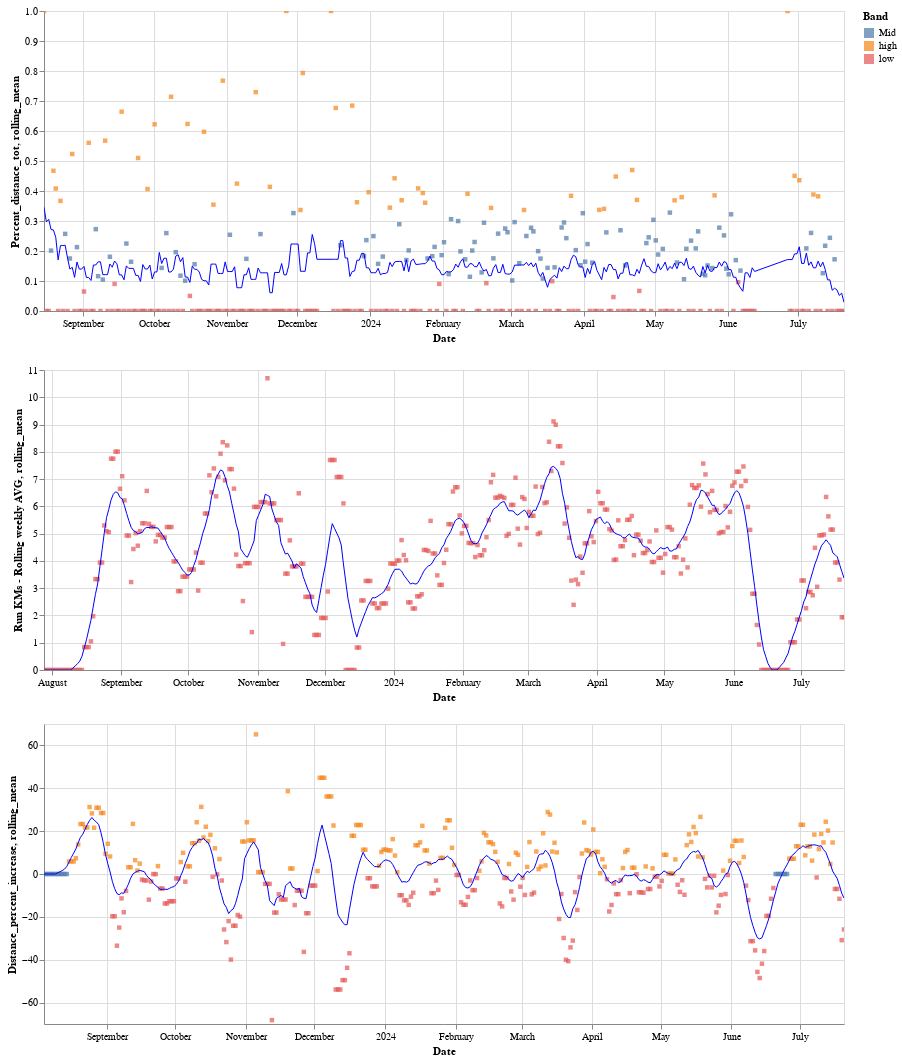

The notebook cell saved with this chart:
### Code cell
(date_percent_dist) & (date_rolling_dist) & (date_dist_incre)

### Figure 1 — Vega-Lite specification as saved in the notebook (floating-point values rounded to 4 significant figures; data arrays with more than 128 entries replaced by an {"elided": "..."} marker saying what was removed)
{"config": {"view": {"continuousWidth": 300, "continuousHeight": 300}}, "vconcat": [{"layer": [{"mark": {"type": "square", "size": 20}, "encoding": {"color": {"field": "Band", "type": "nominal"}, "tooltip": [{"field": "Date", "type": "temporal"}, {"field": "Percent_distance_tot", "type": "quantitative"}], "x": {"field": "Date", "type": "temporal"}, "y": {"field": "Percent_distance_tot", "scale": {"zero": false}, "type": "quantitative"}}, "name": "view_71"}, {"mark": {"type": "line", "color": "blue", "size": 1}, "encoding": {"x": {"field": "Date", "type": "temporal"}, "y": {"field": "rolling_mean", "scale": {"zero": false}, "type": "quantitative"}}, "transform": [{"window": [{"op": "mean", "field": "Percent_distance_tot", "as": "rolling_mean"}], "frame": [-5, 5]}]}], "data": {"name": "data-67c501465306747f4593120b57796b3d"}, "height": 300, "width": 800}, {"layer": [{"mark": {"type": "square", "size": 20}, "encoding": {"color": {"field": "Band", "type": "nominal"}, "tooltip": [{"field": "Date", "type": "temporal"}, {"field": "Run KMs - Rolling weekly AVG", "type": "quantitative"}], "x": {"field": "Date", "type": "temporal"}, "y": {"field": "Run KMs - Rolling weekly AVG", "scale": {"zero": false}, "type": "quantitative"}}, "name": "view_72"}, {"mark": {"type": "line", "color": "blue", "size": 1}, "encoding": {"x": {"field": "Date", "type": "temporal"}, "y": {"field": "rolling_mean", "scale": {"zero": false}, "type": "quantitative"}}, "transform": [{"window": [{"op": "mean", "field": "Run KMs - Rolling weekly AVG", "as": "rolling_mean"}], "frame": [-5, 5]}]}], "data": {"name": "data-571b8cc0701563db107d5c6a295edf15"}, "height": 300, "width": 800}, {"layer": [{"mark": {"type": "square", "size": 20}, "encoding": {"color": {"field": "Band", "type": "nominal"}, "tooltip": [{"field": "Date", "type": "temporal"}, {"field": "Distance_percent_increase", "type": "quantitative"}], "x": {"field": "Date", "type": "temporal"}, "y": {"field": "Distance_percent_increase", "scale": {"zero": false}, "type": "quantitative"}}, "name": "view_73"}, {"mark": {"type": "line", "color": "blue", "size": 1}, "encoding": {"x": {"field": "Date", "type": "temporal"}, "y": {"field": "rolling_mean", "scale": {"zero": false}, "type": "quantitative"}}, "transform": [{"window": [{"op": "mean", "field": "Distance_percent_increase", "as": "rolling_mean"}], "frame": [-5, 5]}]}], "data": {"name": "data-971871ce0e207abbdee93e9ebadd0514"}, "height": 300, "width": 800}], "params": [{"name": "param_71", "select": {"type": "interval", "encodings": ["x", "y"]}, "bind": "scales", "views": ["view_71"]}, {"name": "param_72", "select": {"type": "interval", "encodings": ["x", "y"]}, "bind": "scales", "views": ["view_72"]}, {"name": "param_73", "select": {"type": "interval", "encodings": ["x", "y"]}, "bind": "scales", "views": ["view_73"]}], "$schema": "https://vega.github.io/schema/vega-lite/v5.17.0.json", "datasets": {"data-67c501465306747f4593120b57796b3d": {"elided": "323 records"}, "data-571b8cc0701563db107d5c6a295edf15": {"elided": "359 records"}, "data-971871ce0e207abbdee93e9ebadd0514": {"elided": "352 records"}}}
